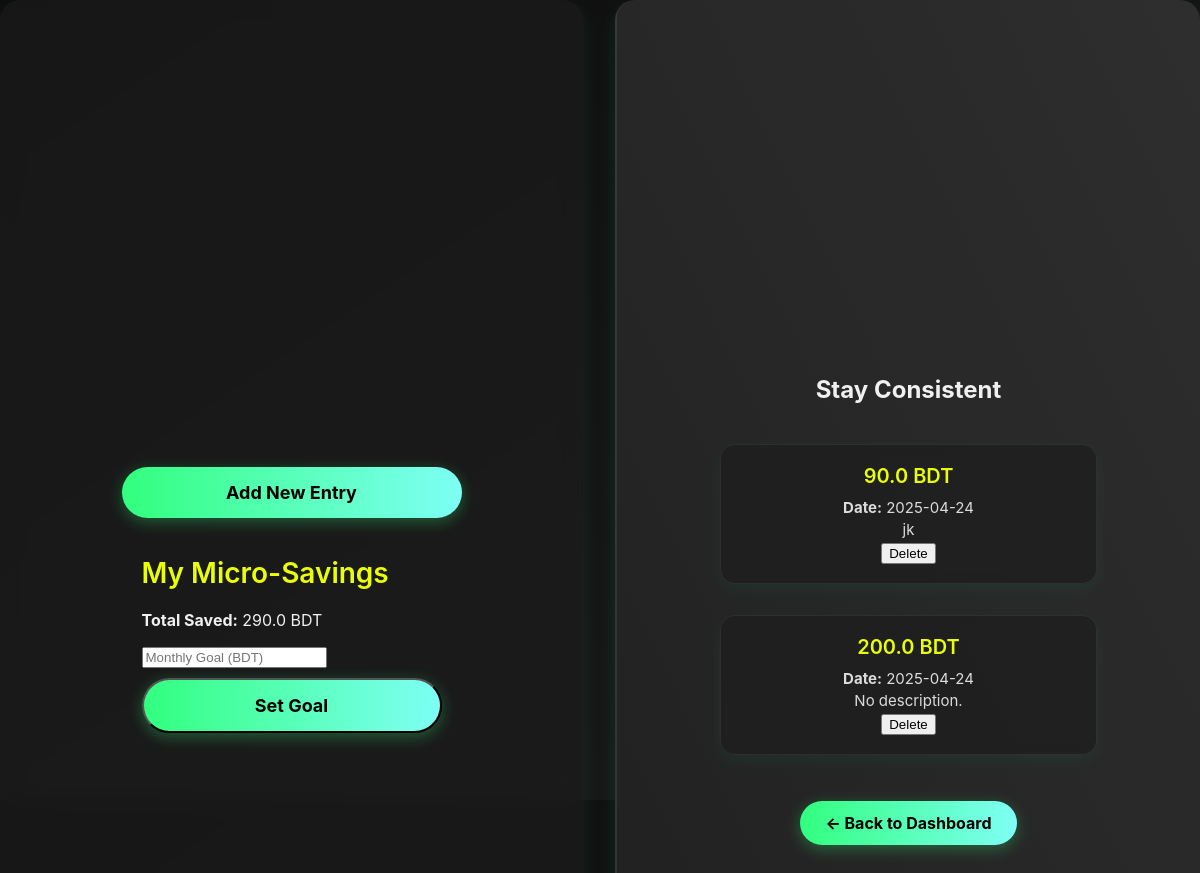
Page /microsave/log (signed in) on the earlier database version.
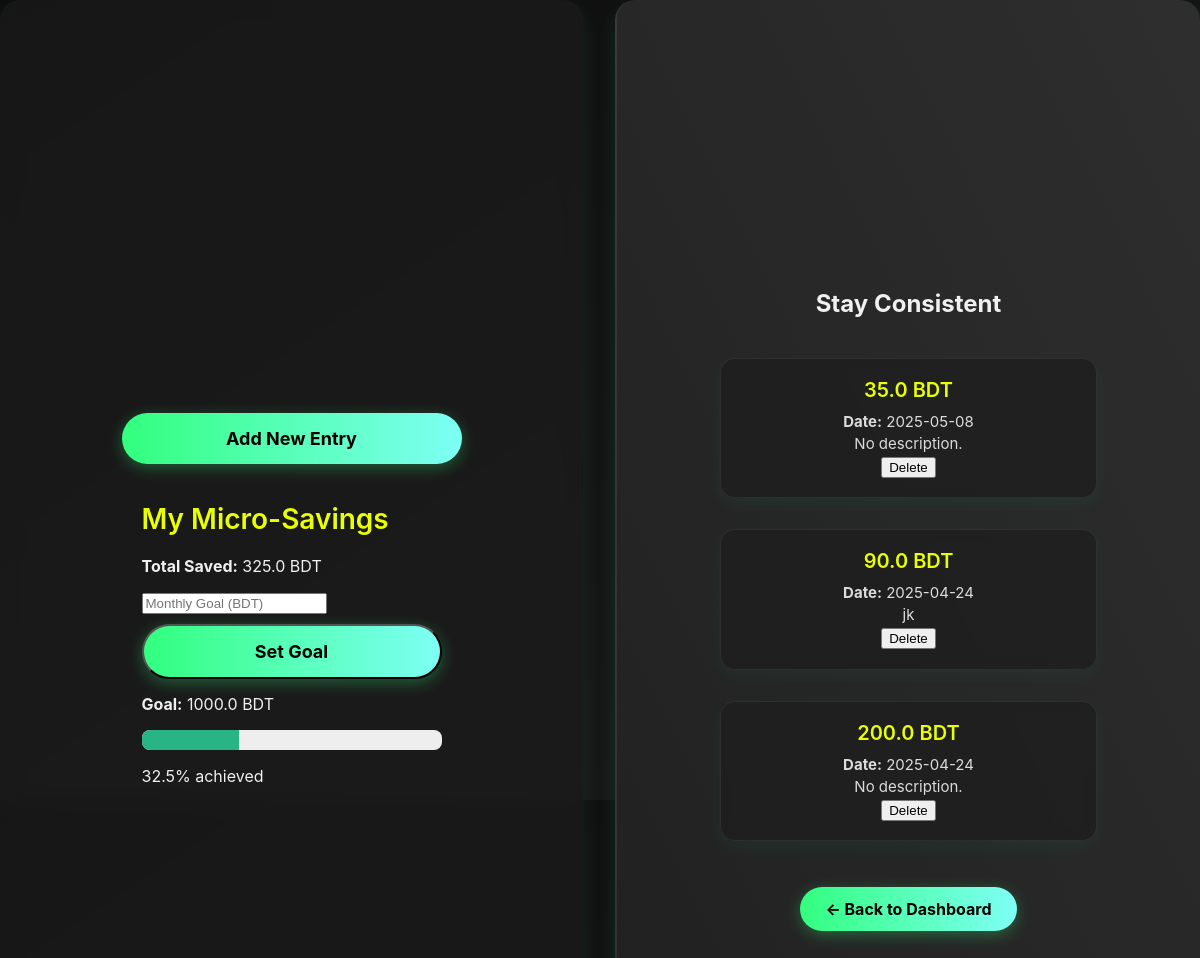
Same page on the later database version.
### models/microsave.py (models this page shows)
class MicroSaving(db.Model):
    __tablename__ = 'microsavings'
    id = db.Column(db.Integer, primary_key=True)
    user_id = db.Column(db.Integer, db.ForeignKey('user.id'), nullable=False)
    amount = db.Column(db.Float, nullable=False)
    description = db.Column(db.String(255))
    date = db.Column(db.DateTime, default=datetime.utcnow)
    is_goal = db.Column(db.Boolean, default=False)
    goal_month = db.Column(db.String(7))  # e.g., "2025-04"

### routes/microsave.py (the view)
@microsave_bp.route('/log')
@login_required
def view_micro_savings():
    from datetime import datetime
    entries = MicroSaving.query.filter_by(user_id=current_user.id, is_goal=False).order_by(MicroSaving.date.desc()).all()
    total_saved = sum(e.amount for e in entries)
    current_month = datetime.utcnow().strftime('%Y-%m')
    goal_entry = MicroSaving.query.filter_by(user_id=current_user.id, is_goal=True, goal_month=current_month).first()
    goal_amount = goal_entry.amount if goal_entry else 0
    progress_percent = round((total_saved / goal_amount) * 100, 2) if goal_amount > 0 else 0
    return render_template(
        'microsave/log.html',
        entries=entries,
        total_saved=total_saved,
        goal_amount=goal_amount,
        progress_percent=progress_percent
    )

### app.py (called while the page is built)
@login_manager.user_loader
def load_user(user_id):
    return User.query.get(int(user_id))

### templates/microsave/log.html (shortened to what this page needs)
<!DOCTYPE html>
<html lang="en">
<head>
    <link rel="stylesheet" href="{{ url_for('static', filename='css/styles.css') }}">
</head>
<body>
    <div class="container">
        <div class="left-panel">
            <a href="{{ url_for('microsave.add_micro_saving') }}" class="dashboard-btn">Add New Entry</a>
            <div class="left-column">
                <h2>My Micro-Savings</h2>
                <p><strong>Total Saved:</strong> {{ total_saved or 0 }} BDT</p>
                <form method="POST" action="{{ url_for('microsave.set_goal') }}">
                    <input type="number" step="0.01" name="goal_amount" placeholder="Monthly Goal (BDT)" required>
                    <button type="submit" class="dashboard-btn" style="margin-top: 10px;">Set Goal</button>
                </form>
                {% if goal_amount %}
                    <p style="margin-top: 15px;"><strong>Goal:</strong> {{ goal_amount }} BDT</p>
                    <div style="background: #eee; height: 20px; border-radius: 8px; overflow: hidden; width: 100%;">
                        <div style="background: #28b485; width: {{ progress_percent }}%; height: 100%;"></div>
                    </div>
                    <p>{{ progress_percent }}% achieved</p>
                {% endif %}
            </div>
        </div>
        <div class="right-panel">
            <h2>Stay Consistent</h2>
            {% if entries %}
                <div class="goal-list">
                    {% for entry in entries %}
                    <div class="goal-card">
                        <h3>{{ entry.amount }} BDT</h3>
                        <p><strong>Date:</strong> {{ entry.date.strftime('%Y-%m-%d') if entry.date else 'N/A' }}</p>
                        <p>{{ entry.description or 'No description.' }}</p>
                        <form method="POST" action="{{ url_for('microsave.delete_micro_saving', entry_id=entry.id) }}">
                            <button type="submit">Delete</button>
                        </form>
                    </div>
                    {% endfor %}
                </div>
            {% else %}
                <p>No micro-savings recorded yet.</p>
            {% endif %}
            <a href="{{ url_for('main.dashboard') }}" class="back-dashboard-btn">← Back to Dashboard</a>
        </div>
    </div>
</body>
</html>

### static/css/styles.css (style rules this page uses)
body { margin: 0; padding: 0; font-family: 'Inter', sans-serif; display: flex; height: 100vh; background: linear-gradient(to bottom right, #0f0f0f, #1c1c1c); color: #f0f0f0; }
.container { display: flex; width: 100vw; height: 150vh; }
.left-panel, .right-panel { flex: 1; display: flex; align-items: center; justify-content: center; flex-direction: column; padding: 40px; box-sizing: border-box; height: 150vh; backdrop-filter: blur(10px); background: rgba(30, 30, 30, 0.6); border-radius: 20px; box-shadow: 0 8px 20px rgba(0, 255, 170, 0.1); }
.left-panel { color: #f0f0f0; }
.right-panel { background: linear-gradient(to top right, #202020, #2e2e2e); color: #f0f0f0; text-align: center; border-left: 2px solid rgba(255, 255, 255, 0.05); }
.left-column h2 { font-size: 28px; font-weight: 600; margin-bottom: 20px; color: #eaff00; }
.goal-list { display: flex; flex-direction: column; gap: 15px; margin-top: 20px; }
.goal-card { width: 21rem; background: rgba(40, 40, 40, 0.7); padding: 20px; border-radius: 20px; border: 1px solid rgba(255, 255, 255, 0.06); box-shadow: 0 8px 24px rgba(0, 255, 170, 0.08); backdrop-filter: blur(8px); transition: transform 0.3s ease, box-shadow 0.3s ease; animation: fadeInCard 0.4s ease-in; }
.goal-card h3 { margin: 0 0 10px; color: #eaff00; font-size: 20px; font-weight: 600; }
.goal-card p { margin: 3px 0; color: #dcdcdc; font-size: 15px; }
.dashboard-btn { display: block; background: linear-gradient(to right, #32ff7e, #7efff5); color: black; padding: 15px 20px; margin: 15px auto; text-align: center; border-radius: 30px; width: 300px; font-size: 18px; font-family: 'Inter', sans-serif; text-decoration: none; font-weight: bold; transition: all 0.3s ease; box-shadow: 0 4px 16px rgba(50, 255, 126, 0.3); }
.container { display: flex; gap: 2rem; flex-wrap: wrap; }
.goal-card { border: 1px solid rgba(255, 255, 255, 0.07); padding: 1.2rem; margin-bottom: 1rem; border-radius: 15px; background: rgba(30, 30, 30, 0.75); box-shadow: 0 6px 18px rgba(0, 255, 170, 0.06); color: #eaff00; backdrop-filter: blur(6px); transition: transform 0.2s ease; }
.back-dashboard-btn { margin-top: 30px; display: inline-block; padding: 12px 25px; background: linear-gradient(to right, #32ff7e, #7efff5); color: #000; font-weight: bold; border-radius: 30px; text-decoration: none; font-size: 16px; transition: transform 0.3s ease, box-shadow 0.3s ease; box-shadow: 0 4px 16px rgba(50, 255, 126, 0.3); }
body { display: flex; margin: 0; background: linear-gradient(to bottom right, #0d0d0d, #1a1a1a); color: #f0f0f0; }

Differences in the rows shown:
added MicroSaving: amount "1000.0"
added MicroSaving: amount "35.0", date "2025-05-08", description "No description."
Other differences:
{{ total_saved or 0 }}: "290.0" → "325.0"
{{ progress_percent }}: (not shown) → "32.5"
text now shown: "Goal: BDT % achieved"
